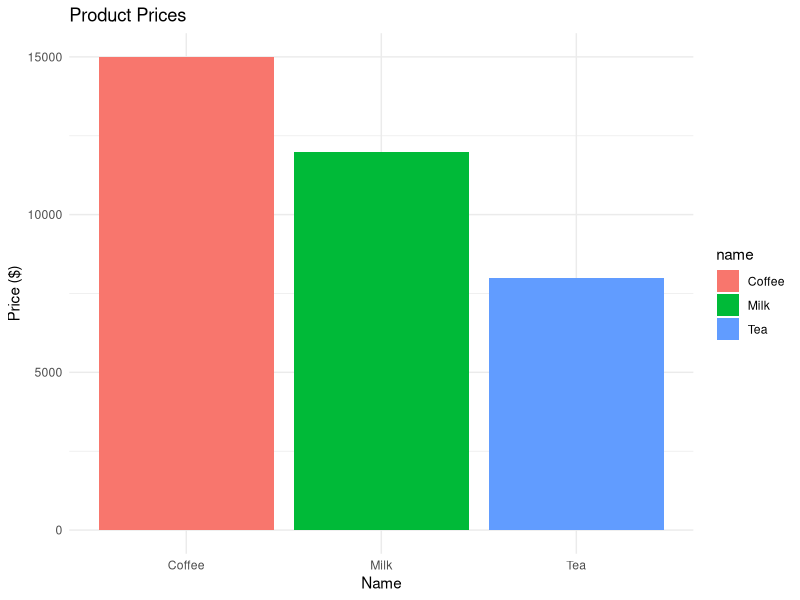

This chart was generated by the following R code:
# R sample: vector, data frame, function, pipe, ggplot
library(dplyr)
library(ggplot2)

MAX_ROWS <- 100L
ratio <- 3.14
name <- "Alex"
is_ok <- TRUE
missing <- NA

# Function with default values
calculate_total <- function(price, qty = 1, discount = 0) {
  subtotal <- price * qty
  if (discount > 0) {
    subtotal <- subtotal * (1 - discount)
  } else if (is.na(discount)) {
    stop("Invalid discount")
  }
  return(subtotal)
}

df <- data.frame(
  name  = c("Coffee", "Tea", "Milk"),
  price = c(15000, 8000, 12000),
  qty   = c(2L, 1L, 3L),
  stringsAsFactors = FALSE
)

result <- df %>%
  mutate(total = price * qty) %>%
  filter(total > 10000) %>%
  arrange(desc(total))

for (i in seq_len(nrow(result))) {
  cat(sprintf("%s: %.2f\n", result$name[i], result$total[i]))
}

numbers <- sapply(1:5, function(x) x^2)
print(paste("Squares:", paste(numbers, collapse = ", ")))

p <- ggplot(df, aes(x = name, y = price, fill = name)) +
  geom_col() +
  labs(title = "Product Prices", x = "Name", y = "Price ($)") +
  theme_minimal()

tryCatch(
  calculate_total(1000, discount = NA),
  error = function(e) message("Failed: ", conditionMessage(e)),
  finally = cat("Done\n")
)
